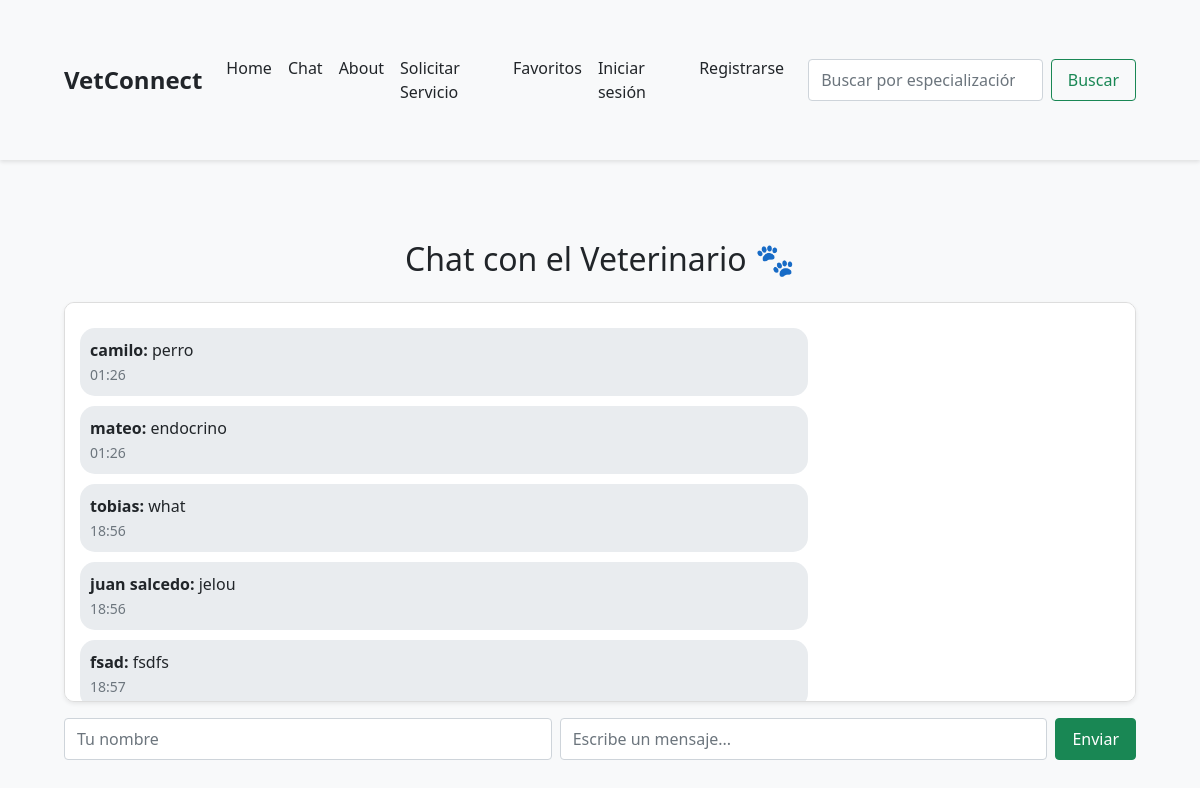
The app's page /chat/, older data.
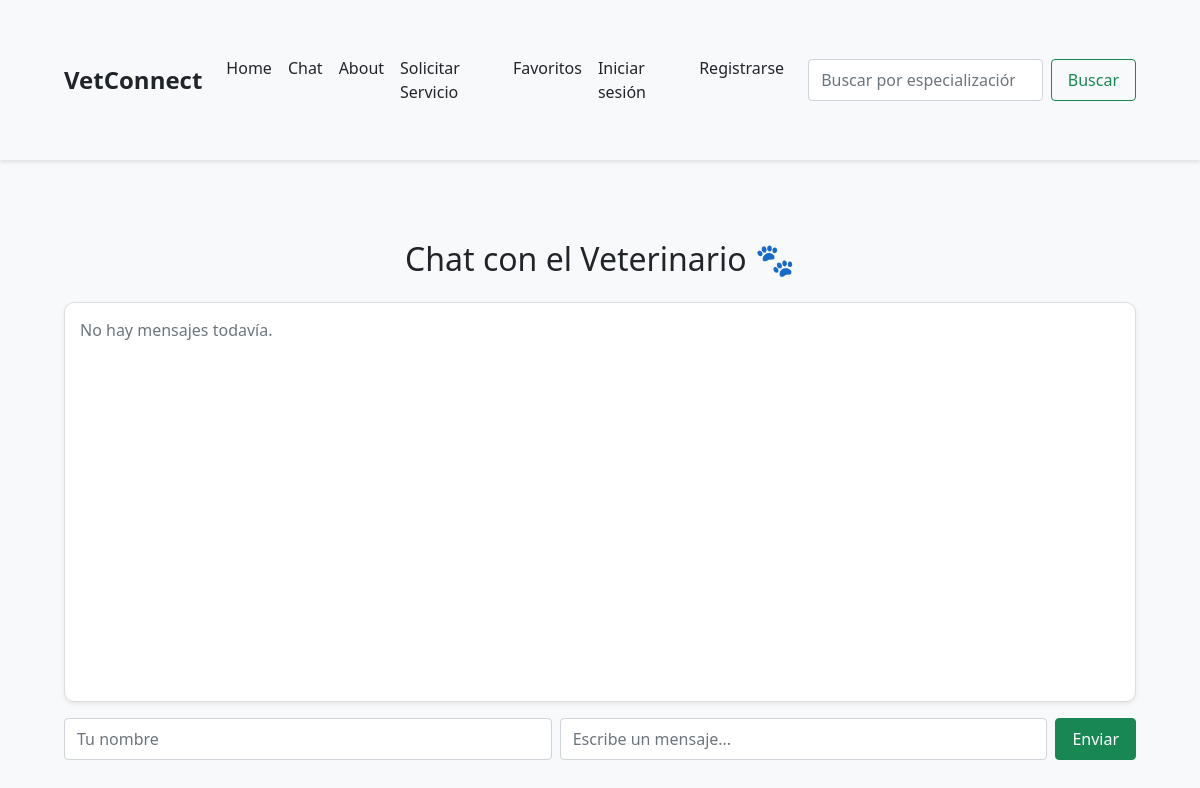
The same page, newer data.
### vet/models.py (models this page shows, shortened)
class Message(models.Model):
    sender = models.CharField(max_length=100)
    text = models.TextField()
    timestamp = models.DateTimeField(default=timezone.now)

### vet/views.py (the view)
# urls.py: path('chat/', views.chat_view, name='chat'),
def chat_view(request):
    if request.method == "POST":
        sender = request.POST.get("sender")
        text = request.POST.get("text")
        if sender and text:
            Message.objects.create(sender=sender, text=text)
        return redirect("chat")  # Redirige para limpiar el formulario
    messages = Message.objects.order_by("timestamp")
    return render(request, "chat.html", {"messages": messages})

### vet/templates/chat.html (shortened to what this page needs)
{% extends "base.html" %}
{% block content %}
    <div class="container py-4">
        <h2 class="text-center mb-4">Chat con el Veterinario 🐾</h2>
        <div class="chat-box mb-3 shadow-sm">
            {% for msg in messages %}
                <div class="message {% if msg.sender == 'cliente' %}cliente{% else %}veterinario{% endif %}">
                    <strong>{{ msg.sender }}:</strong> {{ msg.text }} <br>
                    <small class="text-muted">{{ msg.timestamp|date:"H:i" }}</small>
                </div>
            {% empty %}
                <p class="text-muted">No hay mensajes todavía.</p>
            {% endfor %}
        </div>
        <form method="POST" class="d-flex gap-2">
            <input type="text" name="sender" class="form-control" placeholder="Tu nombre" required>
            <input type="text" name="text" class="form-control" placeholder="Escribe un mensaje..." required>
            <button type="submit" class="btn btn-success">Enviar</button>
        </form>
    </div>
{% endblock %}

Row changes from the older to the newer data that the page shows:
removed Message: sender "camilo", text "perro", timestamp "01:26"
removed Message: sender "mateo", text "endocrino", timestamp "01:26"
removed Message: sender "tobias", text "what", timestamp "18:56"
removed Message: sender "juan salcedo", text "jelou", timestamp "18:56"
removed Message: sender "fsad", text "fsdfs", timestamp "18:57"
Text that changed along with them:
text now shown: "No hay mensajes todavía."
